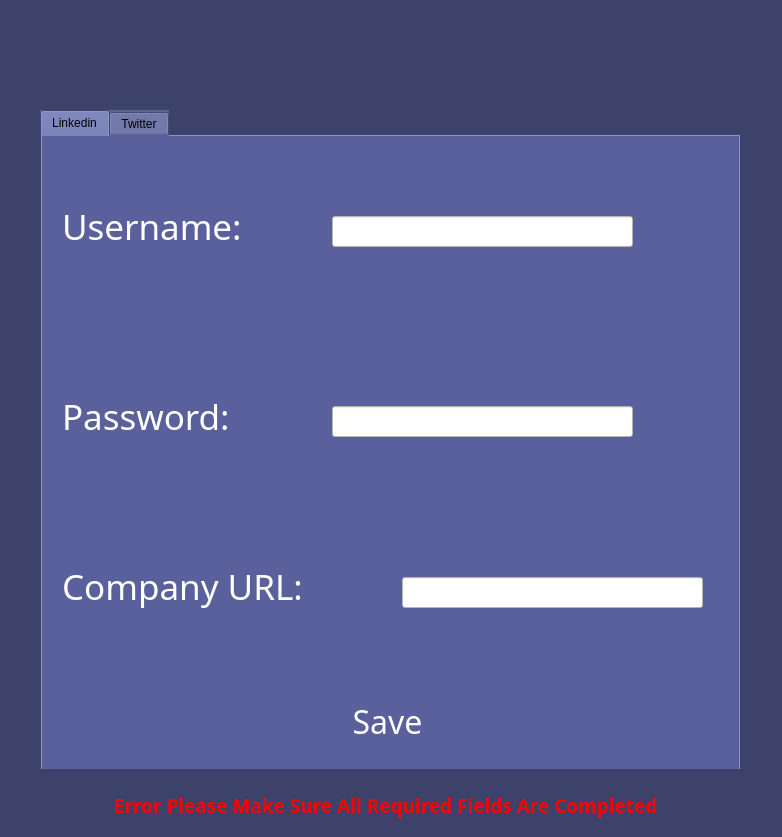
<?xml version="1.0" encoding="UTF-8"?>
<ui version="4.0">
 <class>AccountBackground</class>
 <widget class="QWidget" name="AccountBackground">
  <property name="geometry">
   <rect>
    <x>0</x>
    <y>0</y>
    <width>782</width>
    <height>837</height>
   </rect>
  </property>
  <property name="windowTitle">
   <string>Accounts</string>
  </property>
  <property name="styleSheet">
   <string notr="true">QWidget#AccountBackground{
background-color: rgb(61, 66, 107);
}</string>
  </property>
  <widget class="QTabWidget" name="AccountsTab">
   <property name="geometry">
    <rect>
     <x>40</x>
     <y>110</y>
     <width>701</width>
     <height>661</height>
    </rect>
   </property>
   <property name="styleSheet">
    <string notr="true">background-color: rgb(89,96,156)</string>
   </property>
   <property name="currentIndex">
    <number>0</number>
   </property>
   <widget class="QWidget" name="LinkedinTab">
    <attribute name="title">
     <string>Linkedin</string>
    </attribute>
    <widget class="QLabel" name="LinkedinUseranme">
     <property name="geometry">
      <rect>
       <x>20</x>
       <y>60</y>
       <width>231</width>
       <height>61</height>
      </rect>
     </property>
     <property name="font">
      <font>
       <family>Cascadia Mono Light</family>
       <pointsize>26</pointsize>
       <weight>50</weight>
       <bold>false</bold>
      </font>
     </property>
     <property name="styleSheet">
      <string notr="true">color:white;</string>
     </property>
     <property name="text">
      <string>Username:</string>
     </property>
    </widget>
    <widget class="QLabel" name="LinkedinPassword">
     <property name="geometry">
      <rect>
       <x>20</x>
       <y>250</y>
       <width>231</width>
       <height>61</height>
      </rect>
     </property>
     <property name="font">
      <font>
       <family>Cascadia Mono Light</family>
       <pointsize>26</pointsize>
       <weight>50</weight>
       <bold>false</bold>
      </font>
     </property>
     <property name="styleSheet">
      <string notr="true">color:white;</string>
     </property>
     <property name="text">
      <string>Password:</string>
     </property>
    </widget>
    <widget class="QLabel" name="LinkedinCompanyUrl">
     <property name="geometry">
      <rect>
       <x>20</x>
       <y>420</y>
       <width>301</width>
       <height>61</height>
      </rect>
     </property>
     <property name="font">
      <font>
       <family>Cascadia Mono Light</family>
       <pointsize>26</pointsize>
       <weight>50</weight>
       <bold>false</bold>
      </font>
     </property>
     <property name="styleSheet">
      <string notr="true">color:white;</string>
     </property>
     <property name="text">
      <string>Company URL:</string>
     </property>
    </widget>
    <widget class="QLineEdit" name="LinkedinCompanyUrlBox">
     <property name="geometry">
      <rect>
       <x>360</x>
       <y>441</y>
       <width>301</width>
       <height>31</height>
      </rect>
     </property>
     <property name="styleSheet">
      <string notr="true">background-color: white;
color: black</string>
     </property>
    </widget>
    <widget class="QLineEdit" name="LinkedinPasswordBox">
     <property name="geometry">
      <rect>
       <x>290</x>
       <y>270</y>
       <width>301</width>
       <height>31</height>
      </rect>
     </property>
     <property name="styleSheet">
      <string notr="true">background-color: white;
color: black</string>
     </property>
     <property name="echoMode">
      <enum>QLineEdit::Password</enum>
     </property>
    </widget>
    <widget class="QLineEdit" name="LinkedinUsernameBox">
     <property name="geometry">
      <rect>
       <x>290</x>
       <y>80</y>
       <width>301</width>
       <height>31</height>
      </rect>
     </property>
     <property name="styleSheet">
      <string notr="true">background-color: white;
color: black</string>
     </property>
    </widget>
    <widget class="QPushButton" name="LinkedinSaveButton">
     <property name="geometry">
      <rect>
       <x>280</x>
       <y>560</y>
       <width>131</width>
       <height>51</height>
      </rect>
     </property>
     <property name="font">
      <font>
       <family>Cascadia Code SemiLight</family>
       <pointsize>24</pointsize>
      </font>
     </property>
     <property name="styleSheet">
      <string notr="true">QPushButton{
background-color: rgb(89,96,156);
border:none;
color:white;
}

QPushButton:Hover{
border-style: solid;
border-color:white;
border-width: 3px;
}

</string>
     </property>
     <property name="text">
      <string>Save</string>
     </property>
    </widget>
   </widget>
   <widget class="QWidget" name="TwitterTab">
    <attribute name="title">
     <string>Twitter</string>
    </attribute>
    <widget class="QLabel" name="TwitterUseranme">
     <property name="geometry">
      <rect>
       <x>20</x>
       <y>150</y>
       <width>231</width>
       <height>61</height>
      </rect>
     </property>
     <property name="font">
      <font>
       <family>Cascadia Mono Light</family>
       <pointsize>26</pointsize>
       <weight>50</weight>
       <bold>false</bold>
      </font>
     </property>
     <property name="styleSheet">
      <string notr="true">color:white;</string>
     </property>
     <property name="text">
      <string>Username:</string>
     </property>
    </widget>
    <widget class="QLineEdit" name="TwitterUsernameBox">
     <property name="geometry">
      <rect>
       <x>320</x>
       <y>170</y>
       <width>301</width>
       <height>31</height>
      </rect>
     </property>
     <property name="styleSheet">
      <string notr="true">background-color: white;
color: black</string>
     </property>
    </widget>
    <widget class="QLabel" name="TwitterPassword">
     <property name="geometry">
      <rect>
       <x>30</x>
       <y>360</y>
       <width>231</width>
       <height>61</height>
      </rect>
     </property>
     <property name="font">
      <font>
       <family>Cascadia Mono Light</family>
       <pointsize>26</pointsize>
       <weight>50</weight>
       <bold>false</bold>
      </font>
     </property>
     <property name="styleSheet">
      <string notr="true">color:white;</string>
     </property>
     <property name="text">
      <string>Password:</string>
     </property>
    </widget>
    <widget class="QLineEdit" name="TwitterPasswordBox">
     <property name="geometry">
      <rect>
       <x>320</x>
       <y>380</y>
       <width>301</width>
       <height>31</height>
      </rect>
     </property>
     <property name="styleSheet">
      <string notr="true">background-color: white;
color: black</string>
     </property>
     <property name="echoMode">
      <enum>QLineEdit::Password</enum>
     </property>
    </widget>
    <widget class="QPushButton" name="TwitterSaveButton">
     <property name="geometry">
      <rect>
       <x>270</x>
       <y>530</y>
       <width>131</width>
       <height>51</height>
      </rect>
     </property>
     <property name="font">
      <font>
       <family>Cascadia Code SemiLight</family>
       <pointsize>24</pointsize>
      </font>
     </property>
     <property name="styleSheet">
      <string notr="true">QPushButton{
background-color: rgb(89,96,156);
border:none;
color:white;
}

QPushButton:Hover{
border-style: solid;
border-color:white;
border-width: 3px;
}

</string>
     </property>
     <property name="text">
      <string>Save</string>
     </property>
    </widget>
   </widget>
  </widget>
  <widget class="QLabel" name="AccountsBackArrowLabel">
   <property name="geometry">
    <rect>
     <x>10</x>
     <y>10</y>
     <width>71</width>
     <height>61</height>
    </rect>
   </property>
   <property name="styleSheet">
    <string notr="true">QLabel:hover{
background-color: rgb(89,96,156);
}</string>
   </property>
   <property name="text">
    <string>&lt;html&gt;&lt;head/&gt;&lt;body&gt;&lt;p&gt;&lt;img src=&quot;:/BackArrow/left-arrow.png&quot;/&gt;&lt;/p&gt;&lt;/body&gt;&lt;/html&gt;</string>
   </property>
  </widget>
  <widget class="QPushButton" name="AccountsErrorMessage">
   <property name="geometry">
    <rect>
     <x>20</x>
     <y>780</y>
     <width>731</width>
     <height>51</height>
    </rect>
   </property>
   <property name="font">
    <font>
     <family>Cascadia Code SemiBold</family>
     <pointsize>14</pointsize>
     <weight>75</weight>
     <bold>true</bold>
    </font>
   </property>
   <property name="styleSheet">
    <string notr="true">QPushButton {
border:none;
background-color: none;
color: red;
}
</string>
   </property>
   <property name="text">
    <string>Error Please Make Sure All Required Fields Are Completed</string>
   </property>
  </widget>
 </widget>
 <resources>
  <include location="../Images/Back-ArrowAccounts.qrc"/>
 </resources>
 <connections/>
</ui>
